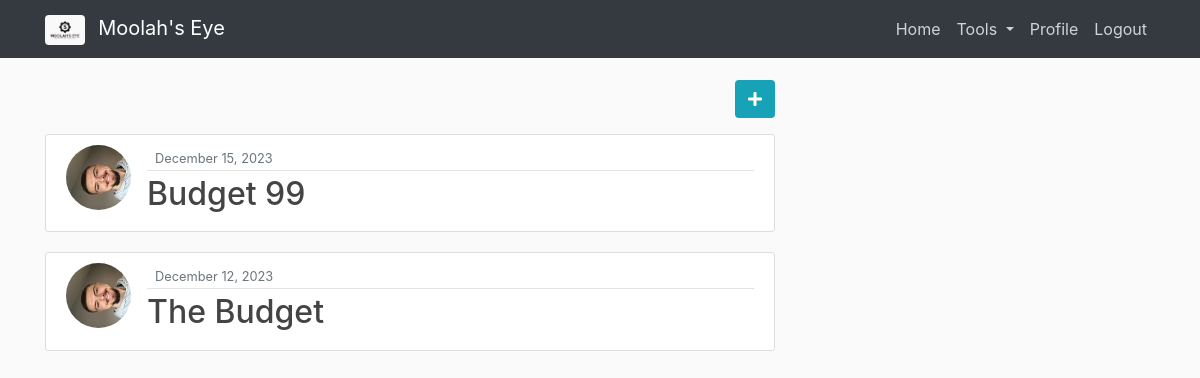
Before: / (signed in) with the older database file.
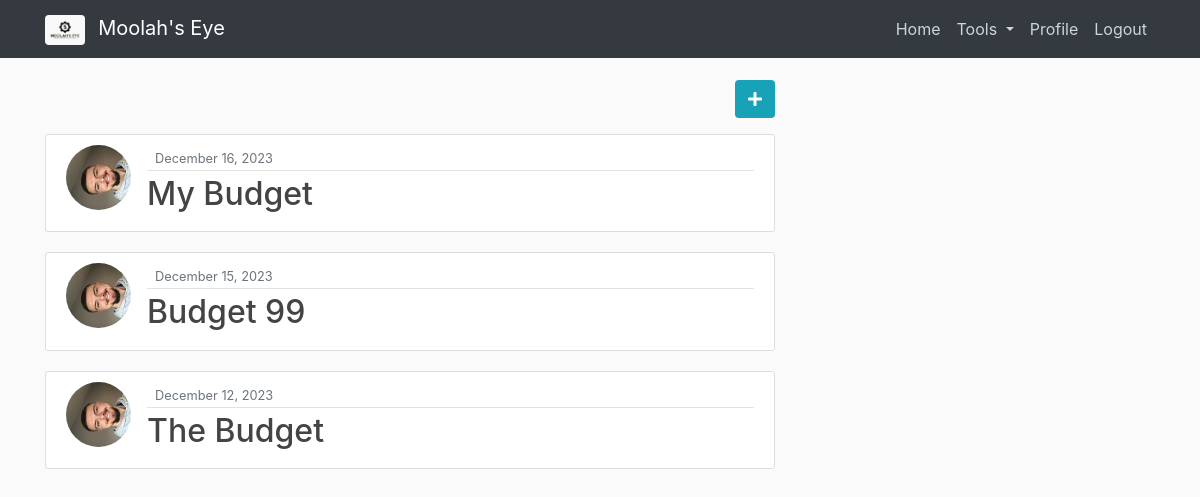
After: the same page with the newer database file.
### budgets/models.py (models this page shows, shortened)
class Budget(models.Model):
    name = models.CharField(max_length=32, unique=True, blank=False)
    limit = models.DecimalField(max_digits=10, decimal_places=2)
    date_created = models.DateTimeField(default=timezone.now)
    creator = models.ForeignKey(User, on_delete=models.CASCADE)

### users/models.py (models this page shows, shortened)
class Profile(models.Model):
    user = models.OneToOneField(User, on_delete=models.CASCADE)
    image = models.ImageField(default='default.jpeg', upload_to='profile_pics')

### budgets/views.py (the view)
# urls.py: path('', BudgetListView.as_view(), name='budgets-home'),
class BudgetListView(LoginRequiredMixin, ListView):
    model = Budget
    template_name = 'budgets/home.html'
    context_object_name = 'budgets'
    paginate_by = 5
    def get_queryset(self):
        user = get_object_or_404(User, username=self.request.user)
        return Budget.objects.filter(creator=user).order_by('-date_created')
    def get_context_data(self, **kwargs):
        context = super().get_context_data(**kwargs)
        context["title"] = "Budgets"
        return context

### budgets/templates/budgets/home.html (shortened to what this page needs)
{% extends 'budgets/base.html' %}
{% block content %}
    <div class="text-right mb-3">
        <a class="btn bg-info text-white rounded" href="{% url 'budgets-create' %}"><i class="fas fa-plus"></i></a>
    </div>
    {% for budget in budgets %}
        <article class="media content-section">
            <img class="rounded-circle article-img" src="{{ budget.creator.profile.image.url }}">
            <div class="media-body">
                <div class="article-metadata">
                    <small class="text-muted">{{ budget.date_created|date:'F d, Y' }}</small>
                </div>
                <h2>
                    <a class="article-title" href="{% url  'budgets-detail' budget.id %}">{{ budget.name }}</a>
                </h2>
            </div>
        </article>
    {% endfor %}
{% endblock content %}

### budgets/templates/budgets/base.html (shortened to what this page needs)
{% load static %}
<!DOCTYPE html>
  <html lang="en">
    <head>
        <link rel="stylesheet" href="https://cdn.jsdelivr.net/npm/bootstrap@4.0.0/dist/css/bootstrap.min.css">
        <link href="https://cdnjs.cloudflare.com/ajax/libs/font-awesome/5.15.4/css/all.min.css" rel="stylesheet">
        <link rel="stylesheet" type="text/css" href="{% static 'budgets/css/main.css'%}">
    </head>
      <body>
        <header class="site-header">
            <nav class="navbar navbar-expand-md navbar-dark bg-dark fixed-top">
              <div class="container">
                <a class="navbar-brand mr-4" href="{% url 'budgets-home' %}">
                  <img class="rounded mr-2" src="{% static 'budgets/images/logo.png' %}" alt="Moolah's Eye Logo" height="30" class="mr-2">
                  Moolah's Eye
                </a>
                <div class="collapse navbar-collapse" id="navbarToggle">
                  <div class="navbar-nav">
                    <a class="nav-item nav-link" href="{% url 'budgets-home' %}">Home</a>
                    <div class="nav-item dropdown">
                      <a class="nav-link dropdown-toggle" href="#" id="navbarDropdown" role="button" data-toggle="dropdown" aria-haspopup="true" aria-expanded="false">
                          Tools
                      </a>
                  </div>
                    {% if user.is_authenticated %}
                      <a class="nav-item nav-link" href="{% url 'profile' %}">Profile</a>
                      <a class="nav-item nav-link" href="{% url 'logout' %}">Logout</a>
                      {% else %}
                      <a class="nav-item nav-link" href="{% url 'login' %}">Login</a>
                      <a class="nav-item nav-link" href="{% url 'register' %}">Register</a>
                    {% endif %}
                  </div>
                </div>
              </div>
            </nav>
        </header>
        <main role="main" class="container">
            <div class="row">
              <div class="col-md-8">
                {% block content %}{% endblock %}
              </div>
            </div>
        </main>
    </body>
  </html>

### budgets/static/budgets/css/main.css (style rules this page uses)
body { background: #fafafa; color: #333333; margin-top: 5rem; }
h1, h2, h3, h4, h5, h6 { color: #444444; }
.site-header .navbar-nav .nav-link { color: #cbd5db; }
.content-section { background: #ffffff; padding: 10px 20px; border: 1px solid #dddddd; border-radius: 3px; margin-bottom: 20px; }
.article-title { color: #444444; }
.article-img { height: 65px; width: 65px; margin-right: 16px; }
.article-metadata { padding-bottom: 1px; margin-bottom: 4px; border-bottom: 1px solid #e3e3e3 }

Changed rows visible on the page:
added Budget: creator.profile.image (picture), date_created "December 16, 2023", name "My Budget"
